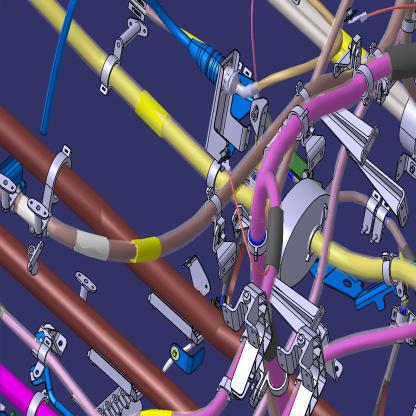
#> input picture data/data_annotated_1/bracketsample_000180.jpg, 416 x 416 px
$ jupyter execute Untitled.ipynb
#> lines starting #> are read from the running program, lines starting #| are printed output that depends on the picture
[cell 1]
from PIL import Image
import PIL
import matplotlib.pyplot as plt
import matplotlib.patches as patches
from PIL import Image
image = PIL.Image.open("bracketsample_000180.jpg")
#> image is the input picture: PIL image 416x416 RGB; mean R, G, B 94.9, 84.9, 115.7
image.size
#> Out = (416, 416)

[cell 2]
im = Image.open('bracketsample_000184.jpg')
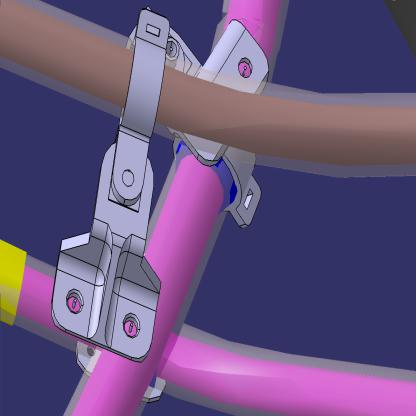
#> input picture data/data_annotated_1/bracketsample_000184.jpg, 416 x 416 px
#> im is the input picture: PIL image 416x416 RGB; mean R, G, B 104.3, 84.4, 127.1

# Create figure and axes
fig, ax = plt.subplots()

# Display the image
ax.imshow(im)

# Create a Rectangle patch
rect = patches.Rectangle((0.256010*416, 0.608173*416), 0.257212*416, 0.533654*416, linewidth=0.5, edgecolor='r', facecolor='none')

# Add the patch to the Axes
ax.add_patch(rect)

plt.show()
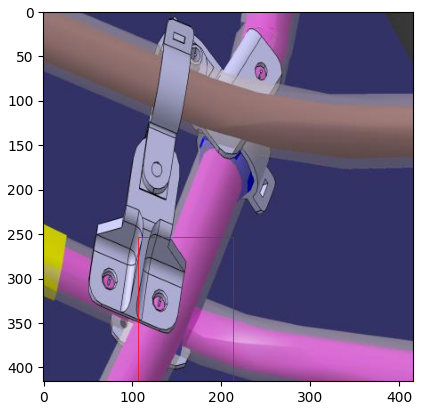
#> figure drawn by matplotlib, 1 panel

[cell 3]
im = Image.open('bracketsample_000180.jpg')

# Create figure and axes
fig, ax = plt.subplots()

# Display the image
ax.imshow(im)

# Create a Rectangle patch
rect = patches.Rectangle((26, 196), 25, 41, linewidth=0.5, edgecolor='r', facecolor='none')

# Add the patch to the Axes
ax.add_patch(rect)

plt.show()
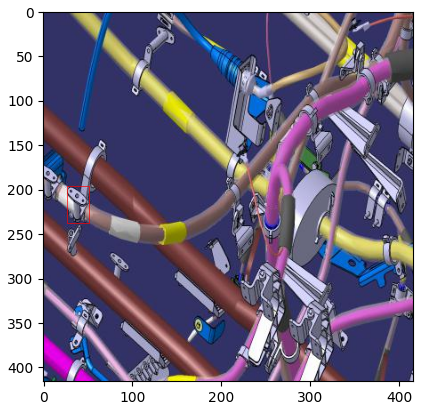
#> figure drawn by matplotlib, 1 panel

[cell 4]
import os
path = r'C:\Users\nguy\Documents\TrungKien\Project\IDEE\Gits\labelImg\data\data_test_1_1\bracketsample_000180'
os.path.abspath(path)

[cell 5]
os.path.dirname(path)

[cell 6]
os.path.basename(path)

[cell 7]
import cv2

img = cv2.imread('bracketsample_000726.jpg', cv2.IMREAD_UNCHANGED)
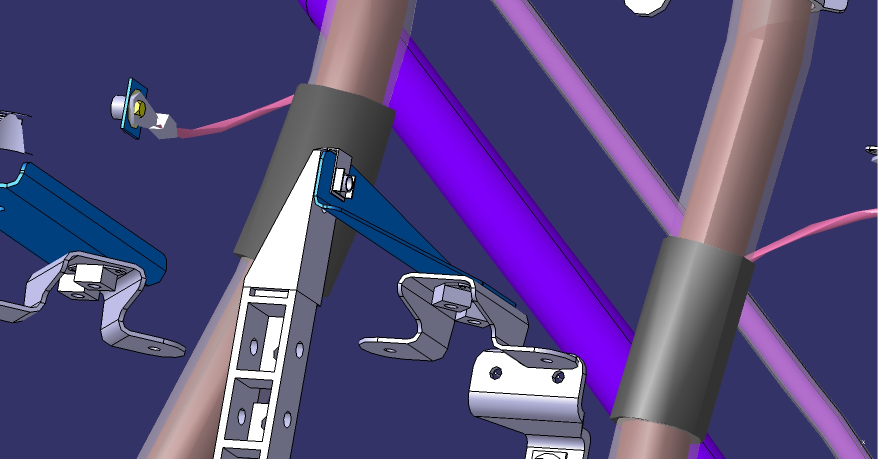
#> input picture data/data_annotated_1/bracketsample_000726.jpg, 1756 x 918 px (shown at 1/2 size)
#> img is the input picture: shape (918, 1756, 3); mean B, G, R 123.4, 72.9, 82.9

print('Original Dimensions : ',img.shape)
#| Original Dimensions :  (918, 1756, 3)
po = img.shape
#> po = (918, 1756, 3)
width = 416
height = 416
dim = (width, height)

# resize image
resized = cv2.resize(img, dim, interpolation = cv2.INTER_AREA)
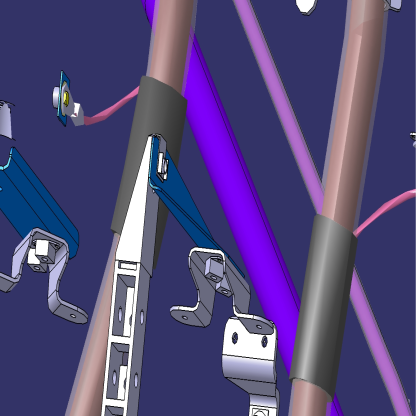
#> resized: shape (416, 416, 3); mean B, G, R 123.4, 72.9, 82.9

print('Resized Dimensions : ',resized.shape)
#| Resized Dimensions :  (416, 416, 3)

cv2.imwrite('resized.jpg',resized)
#> Out = True

[cell 8]
po[0]
#> Out = 918

[cell 9]
im = Image.open('bracketsample_000726.jpg')
#> im: PIL image 1756x918 RGB

# Create figure and axes
fig, ax = plt.subplots()

# Display the image
ax.imshow(im)

# Create a Rectangle patch
rect = patches.Rectangle((490, 275), 667, 324, linewidth=0.5, edgecolor='r', facecolor='none')

# Add the patch to the Axes
ax.add_patch(rect)

plt.show()
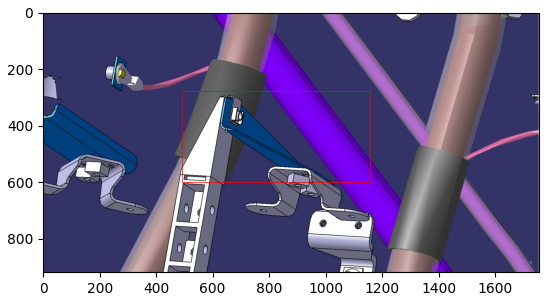
#> figure drawn by matplotlib, 1 panel

[cell 10]
im = Image.open('resized.jpg')
#> im: PIL image 416x416 RGB

# Create figure and axes
fig, ax = plt.subplots()

# Display the image
ax.imshow(im)
left = 1395
top = 658
width = 257
height = 221

left_resized = 45
top_resized = 188
width_resized = 18
height_resized = 69


# Create a Rectangle patch
rect = patches.Rectangle((left_resized, top_resized), width_resized, height_resized, linewidth=0.5, edgecolor='r', facecolor='none')

# Add the patch to the Axes
ax.add_patch(rect)

plt.show()
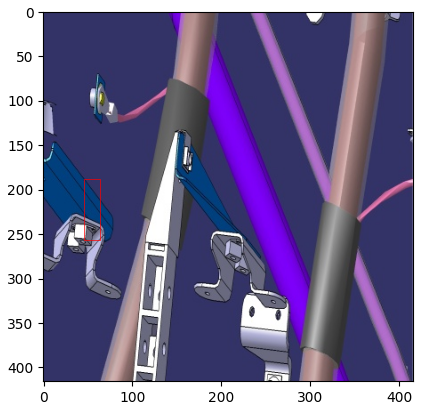
#> figure drawn by matplotlib, 1 panel
